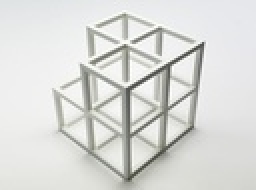
%> input picture Exercise_3/input_ex3.jpg, 128 x 95 px, shrunk from 500 x 370 before the run (shown 2 times larger)
$ octave Assignment_3.m   (GNU Octave 9; MATLAB toolbox functions it lacks are replaced by stand-ins)
%> lines starting %> are read from the running program, lines starting %| are printed output that depends on the picture; in (x1, y1, x2, y2) boxes, pixels count from 0 and x2, y2 are one past the last pixel; in counts of white or black regions, pixels touching at a corner belong together; the program's own positions count from 1
### Exercise_3/hough_vote.m
function [H,T,R] = hough_vote(input_image, grad_theta)
[w,h] = size(input_image);
d = ceil(sqrt(w^2 + h^2));
H = zeros(2*d+1,180);
T = [-90:1:90];
R = [-d:1:d];
for i=1:1:w
    for j=1:1:h
        if(input_image(i,j) > 0)
% [6 lines of commented-out code are left out]
            for theta=-90:1:89
                rho =j*cos(deg2rad(theta)) + i*sin(deg2rad(theta));
                H(round(rho+d),theta+91) = H(round(rho+d),theta+91) + 1;
            end
        end
    end
end
end

### Exercise_3/houghpeaks.m
function peaks = houghpeaks(varargin)
%HOUGHPEAKS Identify peaks in Hough transform.
%   PEAKS = HOUGHPEAKS(H,NUMPEAKS) locates peaks in the Hough
%   transform matrix, H, generated by the HOUGH function. NUMPEAKS
%   specifies the maximum number of peaks to identify. PEAKS is
%   a Q-by-2 matrix, where Q can range from 0 to NUMPEAKS. Q holds
%   the row and column coordinates of the peaks. If NUMPEAKS is
%   omitted, it defaults to 1.
%
%   PEAKS = HOUGHPEAKS(...,PARAM1,VAL1,PARAM2,VAL2) sets various
%   parameters. Parameter names can be abbreviated, and case
%   does not matter. Each string parameter is followed by a value
%   as indicated below:
%
%   'Threshold' Nonnegative scalar.
%               Values of H below 'Threshold' will not be considered
%               to be peaks. Threshold can vary from 0 to Inf.
%
%               Default: 0.5*max(H(:))
%
%   'NHoodSize' Two-element vector of positive odd integers: [M N].
%               'NHoodSize' specifies the size of the suppression
%               neighborhood. This is the neighborhood around each
%               peak that is set to zero after the peak is identified.
%
%               Default: smallest odd values greater than or equal to
%                        size(H)/50.
%
%   Class Support
%   -------------
%   H is the output of the HOUGH function. NUMPEAKS is a positive
%   integer scalar.
%
%   Example
%   -------
%   Locate and display two peaks in the Hough transform of the
%   rotated circuit.tif image.
%
%      I  = imread('circuit.tif');
%      BW = edge(imrotate(I,50,'crop'),'canny');
%      [H,T,R] = hough(BW);
%      P  = houghpeaks(H,2);
%      imshow(H,[],'XData',T,'YData',R,'InitialMagnification','fit');
%      xlabel('\theta'), ylabel('\rho');
%      axis on, axis normal, hold on;
%      plot(T(P(:,2)),R(P(:,1)),'s','color','white');
%
%   See also HOUGH and HOUGHLINES.

%   Copyright 1993-2011 The MathWorks, Inc.

%   References:
%   Rafael C. Gonzalez, Richard E. Woods, Steven L. Eddins, "Digital
%   Image Processing Using MATLAB", Prentice Hall, 2004

[h, numpeaks, threshold, nhood] = parseInputs(varargin{:});

% initialize the loop variables
done = false;
hnew = h;
nhood_center = (nhood-1)/2;
peaks = [];

while ~done
  [dummy max_idx] = max(hnew(:)); %#ok
  [p, q] = ind2sub(size(hnew), max_idx);

  p = p(1); q = q(1);
  if hnew(p, q) >= threshold
    peaks = [peaks; [p q]]; %#ok<AGROW> % add the peak to the list

    % Suppress this maximum and its close neighbors.
    p1 = p - nhood_center(1); p2 = p + nhood_center(1);
    q1 = q - nhood_center(2); q2 = q + nhood_center(2);
    % Throw away neighbor coordinates that are out of bounds in
    % the rho direction.
    [qq, pp] = meshgrid(q1:q2, max(p1,1):min(p2,size(h,1)));
    pp = pp(:); qq = qq(:);

    % For coordinates that are out of bounds in the theta
    % direction, we want to consider that H is antisymmetric
    % along the rho axis for theta = +/- 90 degrees.
    theta_too_low = find(qq < 1);
    qq(theta_too_low) = size(h, 2) + qq(theta_too_low);
    pp(theta_too_low) = size(h, 1) - pp(theta_too_low) + 1;
    theta_too_high = find(qq > size(h, 2));
    qq(theta_too_high) = qq(theta_too_high) - size(h, 2);
    pp(theta_too_high) = size(h, 1) - pp(theta_too_high) + 1;

    % Convert to linear indices to zero out all the values.
    hnew(sub2ind(size(hnew), pp, qq)) = 0;

    done = size(peaks,1) == numpeaks;
  else
    done = true;
  end
end

%-----------------------------------------------------------------------------
function [h, numpeaks, threshold, nhood] = parseInputs(varargin)

narginchk(1,6);

h = varargin{1};
validateattributes(h, {'double'}, {'real', '2d', 'nonsparse', 'nonempty',...
                   'finite', 'integer'}, ...
              mfilename, 'H', 1);

numpeaks = 1; % set default value for numpeaks

idx = 2;
if nargin > 1
  if ~ischar(varargin{2})
    numpeaks = varargin{2};
    validateattributes(numpeaks, {'double'}, {'real', 'scalar', 'integer', ...
                        'positive', 'nonempty'}, mfilename, 'NUMPEAKS', 2);
    idx = 3;
  end
end

% Initialize to empty
nhood = [];
threshold = [];

% Process parameter-value pairs
%%%%%%%%%%%%%%%%%%%%%%%%%%%%%%%
validStrings = {'Threshold','NHoodSize'};

if nargin > idx-1 % we have parameter/value pairs
  done = false;

  while ~done
    input = varargin{idx};
    inputStr = validatestring(input, validStrings,mfilename,'PARAM',idx);

    idx = idx+1; %advance index to point to the VAL portion of the input

    if idx > nargin
      error(message('images:houghpeaks:valForhoughpeaksMissing', inputStr))
    end

    switch inputStr

     case 'Threshold'
      threshold = varargin{idx};
      validateattributes(threshold, {'double'}, {'real', 'scalar','nonnan' ...
                          'nonnegative'}, mfilename, inputStr, idx);

     case 'NHoodSize'
      nhood = varargin{idx};
      validateattributes(nhood, {'double'}, {'real', 'vector', ...
                          'finite','integer','positive','odd'},...
                    mfilename, inputStr, idx);

      if (any(size(nhood) ~= [1,2]))
        error(message('images:houghpeaks:invalidNHoodSize', inputStr))
      end

       if (any(nhood > size(h)))
        error(message('images:houghpeaks:tooBigNHoodSize', inputStr))
      end

     otherwise
      %should never get here
      error(message('images:houghpeaks:internalError'))
    end

    if idx >= nargin
      done = true;
    end

    idx=idx+1;
  end
end

% Set the defaults if necessary
%%%%%%%%%%%%%%%%%%%%%%%%%%%%%%%
if isempty(nhood)
  nhood = size(h)/50;
  nhood = max(2*ceil(nhood/2) + 1, 1); % Make sure the nhood size is odd.
end

if isempty(threshold)
  threshold = 0.5 * max(h(:));
end

### Exercise_3/houghlines.m
function lines = houghlines(varargin)
%HOUGHLINES Extract line segments based on Hough transform.
%   LINES = HOUGHLINES(BW, THETA, RHO, PEAKS) extracts line segments
%   in the image BW associated with particular bins in a Hough
%   transform.  THETA and RHO are vectors returned by function HOUGH.
%   Matrix PEAKS, which is returned by function HOUGHPEAKS,
%   contains the row and column coordinates of the Hough transform
%   bins to use in searching for line segments. HOUGHLINES returns
%   LINES structure array whose length equals the number of merged
%   line segments found. Each element of the structure array has
%   these fields:
%
%      point1  End-point of the line segment; two-element vector
%      point2  End-point of the line segment; two-element vector
%      theta   Angle (in degrees) of the Hough transform bin
%      rho     Rho-axis position of the Hough transform bin
%
%   The end-point vectors contain [X, Y] coordinates.
%
%   LINES = HOUGHLINES(...,PARAM1,VAL1,PARAM2,VAL2) sets various
%   parameters. Parameter names can be abbreviated, and case
%   does not matter. Each string parameter is followed by a value
%   as indicated below:
%
%   'FillGap'   Positive real scalar.
%               When HOUGHLINES finds two line segments associated
%               with the same Hough transform bin that are separated
%               by less than 'FillGap' distance, HOUGHLINES merges
%               them into a single line segment.
%
%               Default: 20
%
%   'MinLength' Positive real scalar.
%               Merged line segments shorter than 'MinLength'
%               are discarded.
%
%               Default: 40
%
%   Class Support
%   -------------
%   BW can be logical or numeric and it must be real, 2-D, and nonsparse.
%
%   Example
%   -------
%   Search for line segments corresponding to five peaks in the Hough
%   transform of the rotated circuit.tif image. Additionally, highlight
%   the longest segment.
%
%      I  = imread('circuit.tif');
%      rotI = imrotate(I,33,'crop');
%      BW = edge(rotI,'canny');
%      [H,T,R] = hough(BW);
%      imshow(H,[],'XData',T,'YData',R,'InitialMagnification','fit');
%      xlabel('\theta'), ylabel('\rho');
%      axis on, axis normal, hold on;
%      P  = houghpeaks(H,5,'threshold',ceil(0.3*max(H(:))));
%      x = T(P(:,2));
%      y = R(P(:,1));
%      plot(x,y,'s','color','white');
%
%      % Find lines and plot them
%      lines = houghlines(BW,T,R,P,'FillGap',5,'MinLength',7);
%      figure, imshow(rotI), hold on
%      max_len = 0;
%      for k = 1:length(lines)
%        xy = [lines(k).point1; lines(k).point2];
%        plot(xy(:,1),xy(:,2),'LineWidth',2,'Color','green');
%
%        % plot beginnings and ends of lines
%        plot(xy(1,1),xy(1,2),'x','LineWidth',2,'Color','yellow');
%        plot(xy(2,1),xy(2,2),'x','LineWidth',2,'Color','red');
%
%        % determine the endpoints of the longest line segment
%        len = norm(lines(k).point1 - lines(k).point2);
%        if ( len > max_len)
%          max_len = len;
%          xy_long = xy;
%        end
%      end
%
%      % highlight the longest line segment
%      plot(xy_long(:,1),xy_long(:,2),'LineWidth',2,'Color','cyan');
%
%   See also HOUGH and HOUGHPEAKS.

%   Copyright 1993-2015 The MathWorks, Inc.

%   References:
%   Rafael C. Gonzalez, Richard E. Woods, Steven L. Eddins, "Digital
%   Image Processing Using MATLAB", Prentice Hall, 2003

[nonzeropix,theta,rho,peaks,fillgap,minlength] = parseInputs(varargin{:});

minlength_sq = minlength^2;
fillgap_sq = fillgap^2;
numlines = 0;
lines = initializeEmptyStructArray();

for k = 1:size(peaks,1)

  % Get all pixels associated with Hough transform cell.
  [r, c] = houghpixels(nonzeropix, theta, rho, peaks(k,:));
  if isempty(r)
    continue
  end

  % Compute distance^2 between the point pairs
  xy = [c r]; % x,y pairs in coordinate system with the origin at (1,1)
  diff_xy_sq = diff(xy,1,1).^2;
  dist_sq = sum(diff_xy_sq,2);

  % Find the gaps larger than the threshold.
  fillgap_idx = find(dist_sq > fillgap_sq);
  idx = [0; fillgap_idx; size(xy,1)];
  for p = 1:length(idx) - 1
    p1 = xy(idx(p) + 1,:); % offset by 1 to convert to 1 based index
    p2 = xy(idx(p + 1),:); % set the end (don't offset by one this time)

    linelength_sq = sum((p2-p1).^2);
    if linelength_sq >= minlength_sq
      numlines = numlines + 1;
      lines(numlines).point1 = p1;
      lines(numlines).point2 = p2;
      lines(numlines).theta = theta(peaks(k,2));
      lines(numlines).rho = rho(peaks(k,1));
    end
  end
end

function lines = initializeEmptyStructArray()

tmp.point1 = [0,0];
tmp.point2 = [0,0];
tmp.theta  = 0;
tmp.rho    = 0;

lines = repmat(tmp,1,0);

%-----------------------------------------------------------------------------
function [r, c] = houghpixels(nonzeropix, theta, rho, peak)
%HOUGHPIXELS Compute image pixels belonging to Hough transform bin.
%   [R, C] = HOUGHPIXELS(NONZEROPIX, THETA, RHO, PEAK) computes the
%   row-column indices (R, C) for nonzero pixels NONZEROPIX that map
%   to a particular Hough transform bin, PEAK which is a two element
%   vector [RBIN CBIN].  RBIN and CBIN are scalars indicating the
%   row-column bin location in the Hough transform matrix returned by
%   function HOUGH.  THETA and RHO are the second and third output
%   arguments from the HOUGH function.

x = nonzeropix(:,1);
y = nonzeropix(:,2);

theta_c = theta(peak(2)) * pi / 180;
rho_xy = x*cos(theta_c) + y*sin(theta_c);
nrho = length(rho);
slope = (nrho - 1)/(rho(end) - rho(1));
rho_bin_index = round(slope*(rho_xy - rho(1)) + 1);

idx = find(rho_bin_index == peak(1));

r = y(idx) + 1;
c = x(idx) + 1;
[r,c] = reSortHoughPixels(r, c);

%--------------------------------------------------------------------------
function [r_new, c_new] = reSortHoughPixels(r, c)
% make sure that r an c are in the order along the line segment

if isempty(r)
    r_new = r;
    c_new = c;
    return;
end

r_range = max(r) - min(r);
c_range = max(c) - min(c);
if r_range > c_range
    % Sort first on r, then on c
    sorting_order = [1 2];
else
    % Sort first on c, then on r
    sorting_order = [2 1];
end

[rc_new] = sortrows([r c], sorting_order);
r_new = rc_new(:,1);
c_new = rc_new(:,2);

%-----------------------------------------------------------------------------
function [nonzeropix,theta,rho,peaks,fillgap,minlength] = ...
    parseInputs(varargin)

narginchk(1,8);

idx = 1;
bw = varargin{idx};
validateattributes(bw, {'numeric','logical'},...
              {'real', '2d', 'nonsparse', 'nonempty'}, ...
              mfilename, 'BW', idx);

idx = idx+1;
theta = varargin{idx};
validateattributes(theta, {'double'}, {'real','vector','finite',...
                    'nonsparse','nonempty'}, ...
              mfilename, 'THETA', idx);

idx = idx+1;
rho = varargin{idx};
validateattributes(rho, {'double'}, {'real','vector','finite',...
                    'nonsparse','nonempty'}, ...
              mfilename, 'RHO', idx);

idx = idx+1;
peaks = varargin{idx};
validateattributes(peaks, {'double'}, {'real','2d','nonsparse', ...
                    'positive', 'integer'}, ...
              mfilename, 'PEAKS', idx);

if size(peaks,2) ~= 2
  error(message('images:houghlines:invalidPEAKS'))
end

% Set the defaults
fillgap = 20;
minlength = 40;

% Process parameter-value pairs
%%%%%%%%%%%%%%%%%%%%%%%%%%%%%%%
validStrings = {'FillGap','MinLength'};
idx = idx+1;

if nargin > idx-1 % we have parameter/value pairs
  done = false;

  while ~done
    input = varargin{idx};
    inputStr = validatestring(input, validStrings,mfilename,'PARAM',idx);

    idx = idx+1; %advance index to point to the VAL portion of the input

    if idx > nargin
      error(message('images:houghlines:valForhoughlinesMissing', inputStr))
    end

    switch inputStr

     case 'FillGap'
      fillgap = varargin{idx};
      validateattributes(fillgap, {'double'}, {'finite','real', 'scalar', ...
                          'positive'}, mfilename, inputStr, idx);

     case 'MinLength'
      minlength = varargin{idx};
      validateattributes(minlength, {'double'}, {'finite','real', 'scalar', ...
                          'positive'}, mfilename, inputStr, idx);

     otherwise
      %should never get here
      error(message('images:houghlines:internalError'))
    end

    if idx >= nargin
      done = true;
    end

    idx=idx+1;
  end
end

% Compute the required parameters
[y, x] = find(bw);
nonzeropix = [x, y] - 1;

### Exercise_3/Assignment_3.m

% a. Read the input image and convert it to a grayscale image
I_0 = imread('input_ex3.jpg');
%> I_0 is the input picture: size 95x128x3 uint8; mean R, G, B 218.4, 219.2, 216.6
I_1 = rgb2gray(I_0);
I = double(I_1)/255;
figure(1),
subplot(2,4,1),imshow(I_0),title('a) Original Image')
subplot(2,4,2),imshow(I,[]),title('a) Grayscale Image')

% b. Apply a GoG filter  in order to derive gradient....
Initial_matrix = [-2 -1 0 1 2;-2 -1 0 1 2;-2 -1 0 1 2;-2 -1 0 1 2;-2 -1 0 1 2];
Cx = Initial_matrix;
Cy = Cx';
sigma = 0.5;
Gx = (-Cx/(2*pi*sigma)).*exp(-(Cx.^2 + Cy.^2)/(2*sigma^2));
Gy = Gx';
Ix = imfilter(I,Gx);
Iy = imfilter(I,Gy);
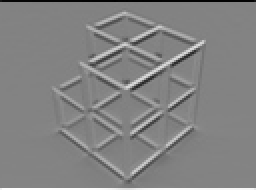
%> Iy: size 95x128 double (shown 2 times larger); min -0.0515, max 0.0488, mean 3.16e-05; drawn with min black and max white
G = sqrt(Ix.^2 + Iy.^2);
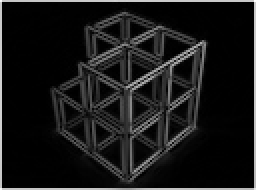
%> G: size 95x128 double (shown 2 times larger); min 1.07e-18, max 0.063, mean 0.00607; drawn with min black and max white
grad_theta =  atan(Iy./Ix);
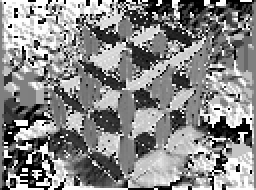
%> grad_theta: size 95x128 double (shown 2 times larger); min -1.57, max 1.57, mean 0.116; drawn with min black and max white
figure(1),
subplot(2,4,3),imshow(Ix,[]),title("b) Ix")
subplot(2,4,4),imshow(Iy,[]),title("b) Iy")
subplot(2,4,5),imshow(G,[]),title("b) Gradient Magnitude")

% c. Find and apply an appropriate threshold on the gradient magnitude
threshold_image = imbinarize(G,0.005);
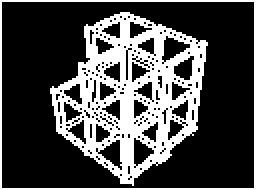
%> threshold_image: size 95x128 logical (shown 2 times larger); 29% white; 2 white regions, box (x1, y1, x2, y2) and area: (25, 6, 104, 93) 3081, (0, 0, 128, 95) 442
figure(1),
subplot(2,4,6),imshow(threshold_image,[]),title("c) Binary Edge Mask")

% d. Implement a function for Hough line detection.
BW = edge(I_1,'canny');
%> BW: size 95x128 logical; 10.6% white in thin lines or dots, all inside (x1, y1, x2, y2) = (26, 6, 103, 92)
[H,T,R] = hough_vote(BW);
%> after the loop in hough_vote, `for i=1:1:w`:
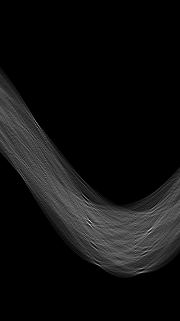
%> H: size 321x180 double; min 0, max 65, mean 4; drawn with min black and max white
%> after the loop in hough_vote, `for i=1:1:w`: rho = 93.14
%> T = 181 values from -90 to 90; R = 321 values from -160 to 160

% e. Plot the resulting Hough voting array H
figure(2),subplot(1,2,1), imshow(H,[],'XData',T,'YData',R,'InitialMagnification','fit');
xlabel('\theta'), ylabel('\rho');
axis on, axis normal, hold on;

%f + g. Find local maxima of H. Plot the found extrema on top of your figure in step g
P  = houghpeaks(H,60,'threshold',ceil(0.005*max(H(:))));
%> in parseInputs, `numpeaks = varargin{2};`: numpeaks = 60
%> the loop in parseInputs, `while ~done` made 1 pass
%> (input, inputStr, threshold) on pass 1: ('threshold', 'Threshold', 1)
%> after the loop in parseInputs, `while ~done`: done = true; idx = 5
%> in houghpeaks, `[h, numpeaks, threshold, nhood] = parseInputs(varargin{:});`: numpeaks = 60; threshold = 1; nhood = [9 5]
%> in houghpeaks, `nhood_center = (nhood-1)/2;`: nhood_center = [4 2]
%> the loop in houghpeaks, `while ~done` made 60 passes
%> (dummy, max_idx, p, q, peaks, p1, p2, q1) on passes 2 to 6: (47, 48380, 230, 151, [221 90; 230 151], 226, 234, 149), (45, 29116, 226, 91, [221 90; 230 151; 226 91], 222, 230, 89), (42, 31402, 265, 98, [221 90; 230 151; 226 91; 265 98], 261, 269, 96), (41, 46797, 252, 146, [221 90; 230 151; 226 91; 265 98; 252 146], 248, 256, 144), (40, 11679, 123, 37, [221 90; 230 151; 226 91; 265 98; 252 146; 123 37], 119, 127, 35)
%> (dummy, max_idx, p, q, p1, p2, q1, q2) on passes 1, 7, 8, 9, 10, 11: (65, 28790, 221, 90, 217, 225, 88, 92), (39, 27487, 202, 86, 198, 206, 84, 88), (39, 27504, 219, 86, 215, 223, 84, 88), (38, 46459, 235, 145, 231, 239, 143, 147), (37, 30705, 210, 96, 206, 214, 94, 98), (37, 45534, 273, 142, 269, 277, 140, 144)
%> after the loop in houghpeaks, `while ~done`:
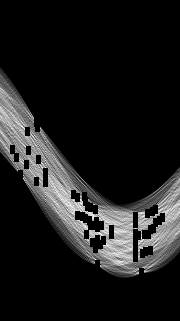
%> hnew: size 321x180 double; 3.83% of pixels changed, all inside (x1, y1, x2, y2) = (10, 118, 165, 274); drawn with min black and max white
%> after the loop in houghpeaks, `while ~done`: peaks = 60 rows, first 12: [221 90; 230 151; 226 91; 265 98; 252 146; 123 37; 202 86; 219 86; 235 145; 210 96; 273 142; 235 149]; pp = 45 values, max 186 at index 9, min 178 at index 1, mean 182; qq = 45 values from 35 to 39
%> P has the same summary as peaks in houghpeaks
x = T(P(:,2));
%> x = 60 values, max 72 at index 34, min -78 at index 57, mean 8.17
y = R(P(:,1));
%> y = 60 values, max 112 at index 11, min -38 at index 6, mean 52.72
plot(x,y,'s','color','white'), title('f) Houghpeaks');

%i Use the MATLAB function houghlines to derive the corresponding lines
lines = houghlines(BW,T,R,P,'FillGap',5,'MinLength',7);
%> in parseInputs, `theta = varargin{idx};`: theta = 181 values from -90 to 90
%> in parseInputs, `rho = varargin{idx};`: rho = 321 values from -160 to 160
%> the loop in parseInputs, `while ~done` made 2 passes
%> (input, inputStr, fillgap) on pass 1: ('FillGap', 'FillGap', 5)
%> (input, inputStr, minlength) on pass 2: ('MinLength', 'MinLength', 7)
%> after the loop in parseInputs, `while ~done`: idx = 9

%j Plot them on the figure of step a
figure(2),subplot(1,2,2), imshow(BW), title('i) Final Image'), hold on
max_len = 0;
for k = 1:length(lines)
  xy = [lines(k).point1; lines(k).point2];
  plot(xy(:,1),xy(:,2),'LineWidth',2,'Color','green');

  % plot beginnings and ends of lines
  plot(xy(1,1),xy(1,2),'x','LineWidth',2,'Color','yellow');
  plot(xy(2,1),xy(2,2),'x','LineWidth',2,'Color','red');

  % determine the endpoints of the longest line segment
  len = norm(lines(k).point1 - lines(k).point2);
  if ( len > max_len)
    max_len = len;
    xy_long = xy;
  end
end
%> this loop made 99 passes
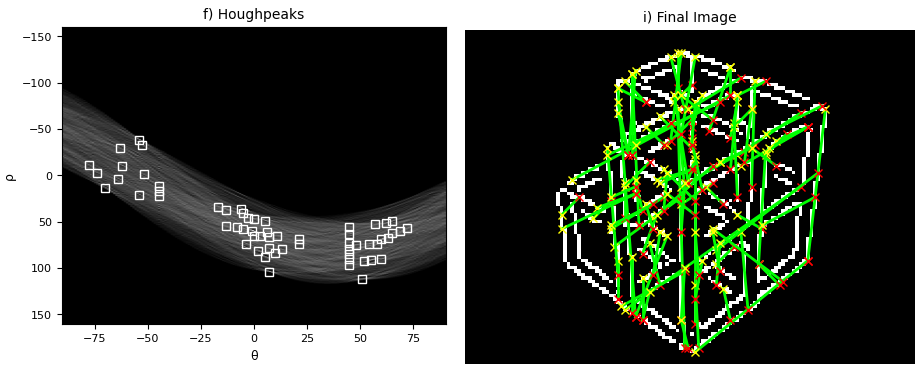
%> figure redrawn from the program's plot data, 2 panels
